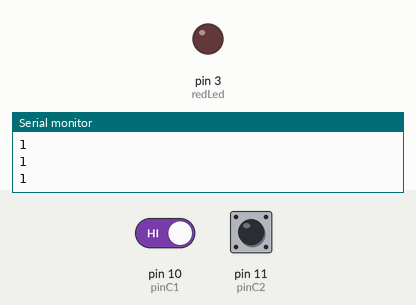
The sketch below on a simulated Arduino Uno, built with avr-gcc and run on an emulated ATmega328P. On the bench: output pins drawn as LEDs (lit = HIGH), the last lines printed to the serial monitor. Inputs (shaded band) come from the test bench; at power-on: pin 10 (pinC1) HIGH, pin 11 (pinC2) HIGH.

Above: at 1.2 s.
1.3 s: pin 10 (pinC1) driven LOW
At 6.11 s:
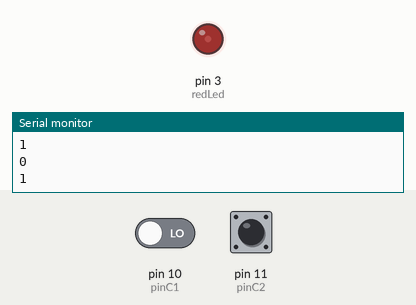
7.3 s: pin 10 (pinC1) driven HIGH
8.8 s: pin 10 (pinC1) driven LOW
At 13.5 s:
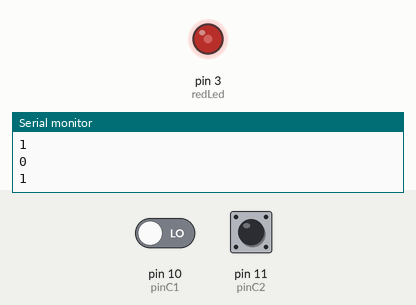
Timing chart, 0 to 15.0 s (numbered marks = the images above; inputs shaded):
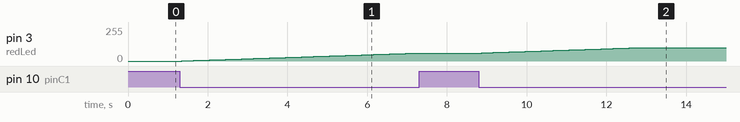

Measured:
- after the input at 1.3 s, pin 3 (redLed): moves from 0/255 to 60/255 over 5.9 s, starting after 0.05 s
- after the input at 7.3 s, pin 3 (redLed): stays 60/255 (without the input it goes to 61/255 after 0.06 s)
- after the input at 8.8 s, pin 3 (redLed): moves from 60/255 to 100/255 over 3.9 s, starting after 0.07 s

The sketch:

sketch_switches-homework-2-switches.ino
```cpp
// Homework exercise from Arguino Tutorial 27: Understanding Pushbuttons and Pull Up and Pull Down Resistors
// 08-02-2024

int pinC1=10;
int pinC2=11;
int buttonRead1;
int buttonRead2;
int dt=50;
int lightMaker=0;
int redLed=3;
int maxval=100;
int minval=0;

void setup() {
  Serial.begin(9600);
  pinMode(pinC1,INPUT);
  pinMode(pinC2,INPUT);
  pinMode(lightMaker,OUTPUT);
  pinMode(redLed,OUTPUT);
}

void loop() {
  buttonRead1=digitalRead(pinC1);
  buttonRead2=digitalRead(pinC2);
  Serial.println(buttonRead1);
  Serial.println(buttonRead2);
  delay(dt);

  if (buttonRead1==0)
  {
    lightMaker++;
    if (lightMaker>=maxval){
      lightMaker = maxval;
    }
  } else if (buttonRead2==0)
  {
    lightMaker--;
    if (lightMaker<=minval){
      lightMaker = minval;
    }
  }
  analogWrite(redLed,lightMaker);
  delay(dt);
}
```
